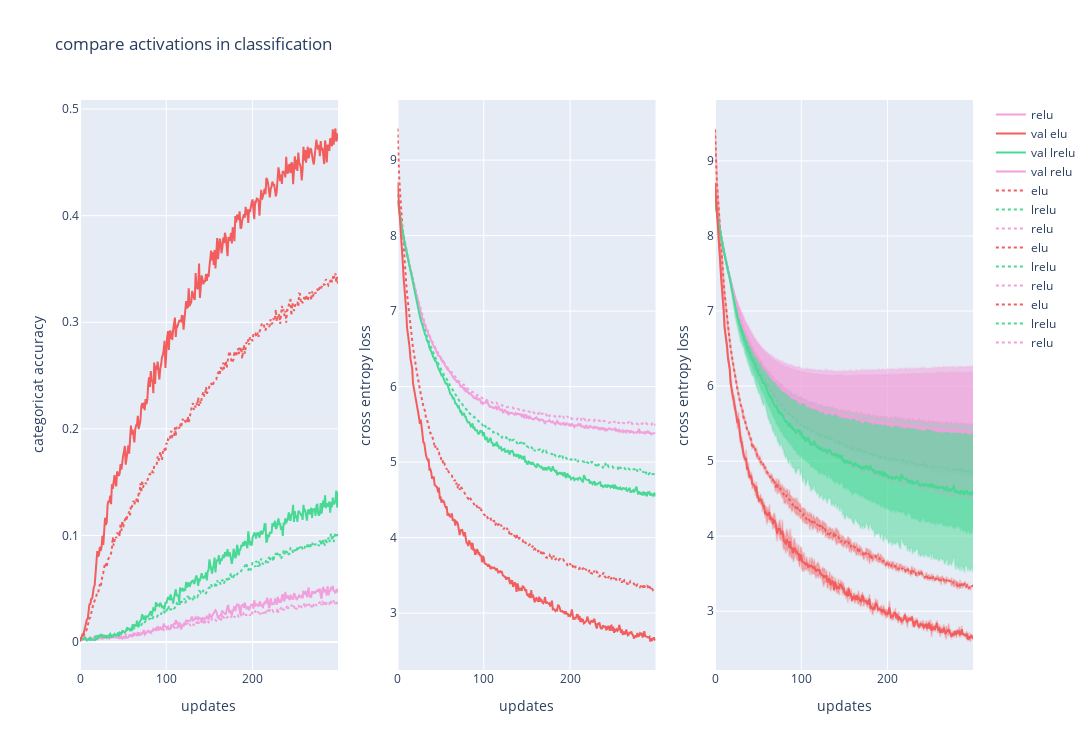

This figure's notebook cell:
### Code cell
fig = make_subplots(rows=1, cols=3)

fig.add_trace(go.Scatter(x=x_,
                         y=test_2_acc['relu acc'],
                         line=dict(color='rgb(242, 160, 220)', dash='dot'),
                         mode='lines',
                         name='relu'
                         ),
              row=1, col=1
              )

fig.add_trace(go.Scatter(x=x_,
                         y=test_2_acc['lrelu acc'],
                         line=dict(color='rgb(72, 217, 149)', dash='dot'),
                         mode='lines',
                         name='lrelu'
                         ),
              row=1, col=1
              )

fig.add_trace(go.Scatter(x=x_,
                         y=test_2_acc['elu acc'],
                         line=dict(color='rgb(242, 94, 94)', dash='dot'),
                         mode='lines',
                         name='elu'
                         ),
              row=1, col=1
              )

fig.add_trace(go.Scatter(x=x_,
                         y=test_2_loss['relu loss'],
                         line=dict(color='rgb(242, 160, 220)', dash='dot'),
                         mode='lines',
                         name='relu'
                         ),
              row=1, col=2
              )

fig.add_trace(go.Scatter(x=x_,
                         y=test_2_loss['lrelu loss'],
                         line=dict(color='rgb(72, 217, 149)', dash='dot'),
                         mode='lines',
                         name='lrelu'
                         ),
              row=1, col=2
              )

fig.add_trace(go.Scatter(x=x_,
                         y=test_2_loss['elu loss'],
                         line=dict(color='rgb(242, 94, 94)', dash='dot'),
                         mode='lines',
                         name='elu'
                         ),
              row=1, col=2
              )

fig.add_trace(go.Scatter(x=x_,
                         y=test_2_loss['relu loss'] + test_2_loss_std['relu loss'],
                         fill=None,
                         mode='lines',
                         line_color='rgba(242, 160, 220,0.2)',
                         hoverinfo="skip",
                         showlegend=False),
              row=1, col=3
              )

fig.add_trace(go.Scatter(x=x_,
                         y=test_2_loss['relu loss'] - test_2_loss_std['relu loss'],
                         fill='tonexty',  # fill area between trace0 and trace1
                         mode='lines',
                         line_color='rgba(242, 160, 220,0.2)',
                         hoverinfo="skip",
                         showlegend=False),
              row=1, col=3
              )

fig.add_trace(go.Scatter(x=x_,
                         y=test_2_loss['relu loss'],
                         line=dict(color='rgb(242, 160, 220)', dash='dot'),
                         mode='lines',
                         name='relu'
                         ),
              row=1, col=3
              )

fig.add_trace(go.Scatter(x=x_,
                         y=test_2_loss['lrelu loss'] - test_2_loss_std['lrelu loss'],
                         fill='tonexty',  # fill area between trace0 and trace1
                         mode='lines',
                         line_color='rgba(72, 217, 149,0.2)',
                         hoverinfo="skip",
                         showlegend=False),
              row=1, col=3
              )

fig.add_trace(go.Scatter(x=x_,
                         y=test_2_loss['lrelu loss'],
                         line=dict(color='rgb(72, 217, 149)', dash='dot'),
                         mode='lines',
                         name='lrelu'
                         ),
              row=1, col=3
              )

fig.add_trace(go.Scatter(x=x_,
                         y=test_2_loss['elu loss'] + test_2_loss_std['elu loss'],
                         fill=None,
                         mode='lines',
                         line_color='rgba(242, 94, 94, 0.2)',
                         hoverinfo="skip",
                         showlegend=False),
              row=1, col=3
              )

fig.add_trace(go.Scatter(x=x_,
                         y=test_2_loss['elu loss'] - test_2_loss_std['elu loss'],
                         fill='tonexty',  # fill area between trace0 and trace1
                         mode='lines',
                         line_color='rgba(242, 94, 94, 0.2)',
                         hoverinfo="skip",
                         showlegend=False),
              row=1, col=3
              )

fig.add_trace(go.Scatter(x=x_,
                         y=test_2_loss['elu loss'],
                         line=dict(color='rgb(242, 94, 94)', dash='dot'),
                         mode='lines',
                         name='elu'
                         ),
              row=1, col=3
              )


fig.add_trace(go.Scatter(x=x_,
                         y=test_2_acc['relu val acc'],
                         line=dict(color='rgb(242, 160, 220)'),
                         mode='lines',
                         name='val relu'
                         ),
              row=1, col=1
              )

fig.add_trace(go.Scatter(x=x_,
                         y=test_2_acc['lrelu val acc'],
                         line=dict(color='rgb(72, 217, 149)'),
                         mode='lines',
                         name='val lrelu'
                         ),
              row=1, col=1
              )

fig.add_trace(go.Scatter(x=x_,
                         y=test_2_acc['elu val acc'],
                         line=dict(color='rgb(242, 94, 94)'),
                         mode='lines',
                         name='val elu'
                         ),
              row=1, col=1
              )

fig.add_trace(go.Scatter(x=x_,
                         y=test_2_loss['relu val loss'],
                         line=dict(color='rgb(242, 160, 220)'),
                         mode='lines',
                         name='relu',
                         showlegend=False
                         ),
              row=1, col=2
              )

fig.add_trace(go.Scatter(x=x_,
                         y=test_2_loss['lrelu val loss'],
                         line=dict(color='rgb(72, 217, 149)'),
                         mode='lines',
                         name='lrelu',
                         showlegend=False
                         ),
              row=1, col=2
              )

fig.add_trace(go.Scatter(x=x_,
                         y=test_2_loss['elu val loss'],
                         line=dict(color='rgb(242, 94, 94)'),
                         mode='lines',
                         name='elu',
                         showlegend=False
                         ),
              row=1, col=2
              )

fig.add_trace(go.Scatter(x=x_,
                         y=test_2_loss['relu val loss'] + test_2_loss_std['relu val loss'],
                         fill=None,
                         mode='lines',
                         line_color='rgba(242, 160, 220,0.2)',
                         hoverinfo="skip",
                         showlegend=False),
              row=1, col=3
              )

fig.add_trace(go.Scatter(x=x_,
                         y=test_2_loss['relu val loss'] - test_2_loss_std['relu val loss'],
                         fill='tonexty',  # fill area between trace0 and trace1
                         mode='lines',
                         line_color='rgba(242, 160, 220,0.2)',
                         hoverinfo="skip",
                         showlegend=False),
              row=1, col=3
              )

fig.add_trace(go.Scatter(x=x_,
                         y=test_2_loss['relu val loss'],
                         line=dict(color='rgb(242, 160, 220)'),
                         mode='lines',
                         name='relu'
                         ),
              row=1, col=3
              )

fig.add_trace(go.Scatter(x=x_,
                         y=test_2_loss['lrelu val loss'] - test_2_loss_std['lrelu val loss'],
                         fill='tonexty',  # fill area between trace0 and trace1
                         mode='lines',
                         line_color='rgba(72, 217, 149,0.2)',
                         hoverinfo="skip",
                         showlegend=False),
              row=1, col=3
              )

fig.add_trace(go.Scatter(x=x_,
                         y=test_2_loss['lrelu val loss'],
                         line=dict(color='rgb(72, 217, 149)'),
                         mode='lines',
                         name='lrelu',
                         showlegend=False
                         ),
              row=1, col=3
              )

fig.add_trace(go.Scatter(x=x_,
                         y=test_2_loss['elu val loss'] + test_2_loss_std['elu val loss'],
                         fill=None,
                         mode='lines',
                         line_color='rgba(242, 94, 94, 0.2)',
                         hoverinfo="skip",
                         showlegend=False),
              row=1, col=3
              )

fig.add_trace(go.Scatter(x=x_,
                         y=test_2_loss['elu val loss'] - test_2_loss_std['elu val loss'],
                         fill='tonexty',  # fill area between trace0 and trace1
                         mode='lines',
                         line_color='rgba(242, 94, 94, 0.2)',
                         hoverinfo="skip",
                         showlegend=False),
              row=1, col=3
              )

fig.add_trace(go.Scatter(x=x_,
                         y=test_2_loss['elu val loss'],
                         line=dict(color='rgb(242, 94, 94)'),
                         mode='lines',
                         name='elu',
                         showlegend=False
                         ),
              row=1, col=3
              )

fig.update_layout(height=750, width=3600, title_text="compare activations in classification")

fig.update_xaxes(title_text="updates", row=1, col=1)
fig.update_xaxes(title_text="updates", row=1, col=2)
fig.update_xaxes(title_text="updates", row=1, col=3)
fig.update_yaxes(title_text="categoricat accuracy", row=1, col=1)
fig.update_yaxes(title_text="cross entropy loss", row=1, col=2)
fig.update_yaxes(title_text="cross entropy loss", row=1, col=3)

fig.write_html('../../../images/activation/elus/test-2-activation-comp-3.html')
fig.write_image('../../../images/activation/elus/test-2-activation-comp-3.jpg')

fig.show()

### Figure 1 — Plotly figure (JSON) as saved in the notebook; plotly's stock layout.template omitted (floating-point values rounded to 4 significant figures; data arrays with more than 128 entries replaced by an {"elided": "..."} marker saying what was removed)
{"data": [{"line": {"color": "rgb(242, 160, 220)", "dash": "dot"}, "mode": "lines", "name": "relu", "x": {"elided": "300 int values"}, "y": {"elided": "300 float values"}, "type": "scatter", "xaxis": "x", "yaxis": "y"}, {"line": {"color": "rgb(72, 217, 149)", "dash": "dot"}, "mode": "lines", "name": "lrelu", "x": {"elided": "300 int values"}, "y": {"elided": "300 float values"}, "type": "scatter", "xaxis": "x", "yaxis": "y"}, {"line": {"color": "rgb(242, 94, 94)", "dash": "dot"}, "mode": "lines", "name": "elu", "x": {"elided": "300 int values"}, "y": {"elided": "300 float values"}, "type": "scatter", "xaxis": "x", "yaxis": "y"}, {"line": {"color": "rgb(242, 160, 220)", "dash": "dot"}, "mode": "lines", "name": "relu", "x": {"elided": "300 int values"}, "y": {"elided": "300 float values"}, "type": "scatter", "xaxis": "x2", "yaxis": "y2"}, {"line": {"color": "rgb(72, 217, 149)", "dash": "dot"}, "mode": "lines", "name": "lrelu", "x": {"elided": "300 int values"}, "y": {"elided": "300 float values"}, "type": "scatter", "xaxis": "x2", "yaxis": "y2"}, {"line": {"color": "rgb(242, 94, 94)", "dash": "dot"}, "mode": "lines", "name": "elu", "x": {"elided": "300 int values"}, "y": {"elided": "300 float values"}, "type": "scatter", "xaxis": "x2", "yaxis": "y2"}, {"hoverinfo": "skip", "line": {"color": "rgba(242, 160, 220,0.2)"}, "mode": "lines", "showlegend": false, "x": {"elided": "300 int values"}, "y": {"elided": "300 float values"}, "type": "scatter", "xaxis": "x3", "yaxis": "y3"}, {"fill": "tonexty", "hoverinfo": "skip", "line": {"color": "rgba(242, 160, 220,0.2)"}, "mode": "lines", "showlegend": false, "x": {"elided": "300 int values"}, "y": {"elided": "300 float values"}, "type": "scatter", "xaxis": "x3", "yaxis": "y3"}, {"line": {"color": "rgb(242, 160, 220)", "dash": "dot"}, "mode": "lines", "name": "relu", "x": {"elided": "300 int values"}, "y": {"elided": "300 float values"}, "type": "scatter", "xaxis": "x3", "yaxis": "y3"}, {"fill": "tonexty", "hoverinfo": "skip", "line": {"color": "rgba(72, 217, 149,0.2)"}, "mode": "lines", "showlegend": false, "x": {"elided": "300 int values"}, "y": {"elided": "300 float values"}, "type": "scatter", "xaxis": "x3", "yaxis": "y3"}, {"line": {"color": "rgb(72, 217, 149)", "dash": "dot"}, "mode": "lines", "name": "lrelu", "x": {"elided": "300 int values"}, "y": {"elided": "300 float values"}, "type": "scatter", "xaxis": "x3", "yaxis": "y3"}, {"hoverinfo": "skip", "line": {"color": "rgba(242, 94, 94, 0.2)"}, "mode": "lines", "showlegend": false, "x": {"elided": "300 int values"}, "y": {"elided": "300 float values"}, "type": "scatter", "xaxis": "x3", "yaxis": "y3"}, {"fill": "tonexty", "hoverinfo": "skip", "line": {"color": "rgba(242, 94, 94, 0.2)"}, "mode": "lines", "showlegend": false, "x": {"elided": "300 int values"}, "y": {"elided": "300 float values"}, "type": "scatter", "xaxis": "x3", "yaxis": "y3"}, {"line": {"color": "rgb(242, 94, 94)", "dash": "dot"}, "mode": "lines", "name": "elu", "x": {"elided": "300 int values"}, "y": {"elided": "300 float values"}, "type": "scatter", "xaxis": "x3", "yaxis": "y3"}, {"line": {"color": "rgb(242, 160, 220)"}, "mode": "lines", "name": "val relu", "x": {"elided": "300 int values"}, "y": {"elided": "300 float values"}, "type": "scatter", "xaxis": "x", "yaxis": "y"}, {"line": {"color": "rgb(72, 217, 149)"}, "mode": "lines", "name": "val lrelu", "x": {"elided": "300 int values"}, "y": {"elided": "300 float values"}, "type": "scatter", "xaxis": "x", "yaxis": "y"}, {"line": {"color": "rgb(242, 94, 94)"}, "mode": "lines", "name": "val elu", "x": {"elided": "300 int values"}, "y": {"elided": "300 float values"}, "type": "scatter", "xaxis": "x", "yaxis": "y"}, {"line": {"color": "rgb(242, 160, 220)"}, "mode": "lines", "name": "relu", "showlegend": false, "x": {"elided": "300 int values"}, "y": {"elided": "300 float values"}, "type": "scatter", "xaxis": "x2", "yaxis": "y2"}, {"line": {"color": "rgb(72, 217, 149)"}, "mode": "lines", "name": "lrelu", "showlegend": false, "x": {"elided": "300 int values"}, "y": {"elided": "300 float values"}, "type": "scatter", "xaxis": "x2", "yaxis": "y2"}, {"line": {"color": "rgb(242, 94, 94)"}, "mode": "lines", "name": "elu", "showlegend": false, "x": {"elided": "300 int values"}, "y": {"elided": "300 float values"}, "type": "scatter", "xaxis": "x2", "yaxis": "y2"}, {"hoverinfo": "skip", "line": {"color": "rgba(242, 160, 220,0.2)"}, "mode": "lines", "showlegend": false, "x": {"elided": "300 int values"}, "y": {"elided": "300 float values"}, "type": "scatter", "xaxis": "x3", "yaxis": "y3"}, {"fill": "tonexty", "hoverinfo": "skip", "line": {"color": "rgba(242, 160, 220,0.2)"}, "mode": "lines", "showlegend": false, "x": {"elided": "300 int values"}, "y": {"elided": "300 float values"}, "type": "scatter", "xaxis": "x3", "yaxis": "y3"}, {"line": {"color": "rgb(242, 160, 220)"}, "mode": "lines", "name": "relu", "x": {"elided": "300 int values"}, "y": {"elided": "300 float values"}, "type": "scatter", "xaxis": "x3", "yaxis": "y3"}, {"fill": "tonexty", "hoverinfo": "skip", "line": {"color": "rgba(72, 217, 149,0.2)"}, "mode": "lines", "showlegend": false, "x": {"elided": "300 int values"}, "y": {"elided": "300 float values"}, "type": "scatter", "xaxis": "x3", "yaxis": "y3"}, {"line": {"color": "rgb(72, 217, 149)"}, "mode": "lines", "name": "lrelu", "showlegend": false, "x": {"elided": "300 int values"}, "y": {"elided": "300 float values"}, "type": "scatter", "xaxis": "x3", "yaxis": "y3"}, {"hoverinfo": "skip", "line": {"color": "rgba(242, 94, 94, 0.2)"}, "mode": "lines", "showlegend": false, "x": {"elided": "300 int values"}, "y": {"elided": "300 float values"}, "type": "scatter", "xaxis": "x3", "yaxis": "y3"}, {"fill": "tonexty", "hoverinfo": "skip", "line": {"color": "rgba(242, 94, 94, 0.2)"}, "mode": "lines", "showlegend": false, "x": {"elided": "300 int values"}, "y": {"elided": "300 float values"}, "type": "scatter", "xaxis": "x3", "yaxis": "y3"}, {"line": {"color": "rgb(242, 94, 94)"}, "mode": "lines", "name": "elu", "showlegend": false, "x": {"elided": "300 int values"}, "y": {"elided": "300 float values"}, "type": "scatter", "xaxis": "x3", "yaxis": "y3"}], "layout": {"xaxis": {"anchor": "y", "domain": [0.0, 0.2889], "title": {"text": "updates"}}, "yaxis": {"anchor": "x", "domain": [0.0, 1.0], "title": {"text": "categoricat accuracy"}}, "xaxis2": {"anchor": "y2", "domain": [0.3556, 0.6444], "title": {"text": "updates"}}, "yaxis2": {"anchor": "x2", "domain": [0.0, 1.0], "title": {"text": "cross entropy loss"}}, "xaxis3": {"anchor": "y3", "domain": [0.7111, 1.0], "title": {"text": "updates"}}, "yaxis3": {"anchor": "x3", "domain": [0.0, 1.0], "title": {"text": "cross entropy loss"}}, "title": {"text": "compare activations in classification"}, "height": 750, "width": 3600}}
